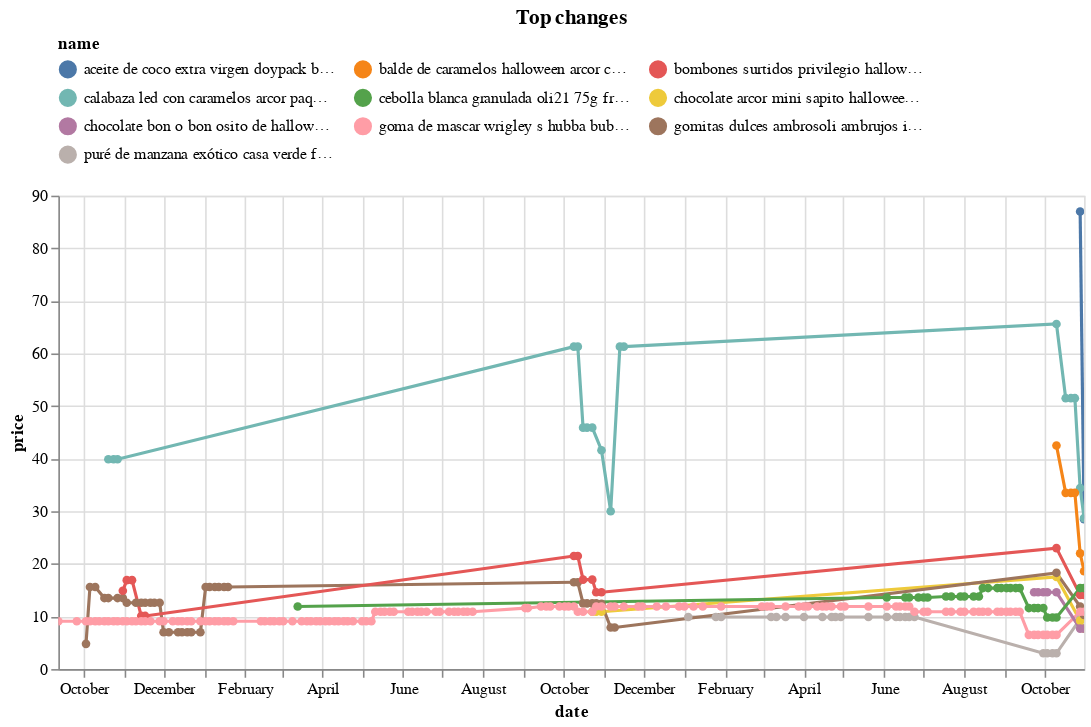

The cell this chart's notebook holds for it:
### Code cell
top_changes.head(10).pipe(plot_changes, 'Top changes')

### Figure 1 — Vega-Lite specification as saved in the notebook (floating-point values rounded to 4 significant figures; data arrays with more than 128 entries replaced by an {"elided": "..."} marker saying what was removed)
{"config": {"view": {"continuousWidth": 300, "continuousHeight": 300}, "legend": {"columns": 3, "orient": "top"}}, "data": {"name": "data-92de9fd55c3debd3c8b31ca27d527304"}, "mark": {"type": "line", "point": true}, "encoding": {"color": {"field": "name", "scale": {"domain": ["aceite de coco extra virgen doypack bioselva (250ml) (plaza_vea)", "balde de caramelos halloween arcor cara de papa paquete 100g (plaza_vea)", "bombones surtidos privilegio halloween bolsa 480g (plaza_vea)", "calabaza led con caramelos arcor paquete 200g (plaza_vea)", "cebolla blanca granulada oli21 75g frasco (plaza_vea)", "chocolate arcor mini sapito halloween bolsa 275g (plaza_vea)", "chocolate bon o bon osito de halloween caja 75g (plaza_vea)", "goma de mascar wrigley s hubba bubba envase 56.7g (plaza_vea)", "gomitas dulces ambrosoli ambrujos insectos bolsa 40un (plaza_vea)", "puré de manzana exótico casa verde frasco 370g (plaza_vea)"]}, "type": "nominal"}, "tooltip": [{"field": "name", "type": "nominal"}, {"field": "price", "type": "quantitative"}, {"field": "last_price", "type": "quantitative"}], "x": {"field": "date", "type": "temporal"}, "y": {"field": "price", "type": "quantitative"}}, "params": [{"name": "param_1", "select": {"type": "point", "fields": ["name"]}, "bind": "legend"}, {"name": "param_2", "select": {"type": "interval", "encodings": ["x", "y"]}, "bind": "scales"}], "title": "Top changes", "transform": [{"filter": {"param": "param_1"}}], "width": 650, "$schema": "https://vega.github.io/schema/vega-lite/v5.20.1.json", "datasets": {"data-92de9fd55c3debd3c8b31ca27d527304": {"elided": "289 records"}}}
